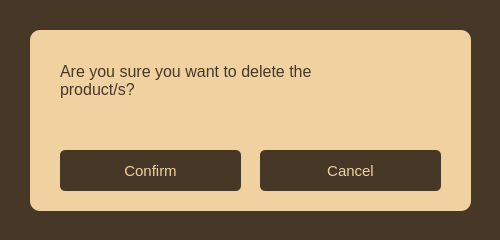
<?xml version="1.0" encoding="UTF-8"?>
<ui version="4.0">
 <class>Form</class>
 <widget class="QWidget" name="Form">
  <property name="geometry">
   <rect>
    <x>0</x>
    <y>0</y>
    <width>500</width>
    <height>240</height>
   </rect>
  </property>
  <property name="windowTitle">
   <string>Delete Confirmation</string>
  </property>
  <property name="windowIcon">
   <iconset>
    <normaloff>../images/Picsart_23-06-15_09-41-02-215.png</normaloff>../images/Picsart_23-06-15_09-41-02-215.png</iconset>
  </property>
  <property name="styleSheet">
   <string notr="true">background-color: rgb(71, 55, 39, 100%);</string>
  </property>
  <widget class="QLabel" name="label_12">
   <property name="geometry">
    <rect>
     <x>30</x>
     <y>30</y>
     <width>441</width>
     <height>181</height>
    </rect>
   </property>
   <property name="font">
    <font>
     <pointsize>11</pointsize>
     <weight>50</weight>
     <bold>false</bold>
    </font>
   </property>
   <property name="styleSheet">
    <string notr="true">background-color: rgb(240, 209, 160, 100%); border-radius: 10px; padding: 20px; color: rgb(71, 55, 39, 100%);</string>
   </property>
   <property name="text">
    <string/>
   </property>
  </widget>
  <widget class="QLabel" name="label_3">
   <property name="geometry">
    <rect>
     <x>60</x>
     <y>40</y>
     <width>381</width>
     <height>81</height>
    </rect>
   </property>
   <property name="font">
    <font>
     <pointsize>12</pointsize>
    </font>
   </property>
   <property name="styleSheet">
    <string notr="true">background-color: none; color: rgb(71, 55, 39, 100%);</string>
   </property>
   <property name="text">
    <string>Are you sure you want to delete the 
product/s?</string>
   </property>
  </widget>
  <widget class="QPushButton" name="Confirm">
   <property name="geometry">
    <rect>
     <x>60</x>
     <y>150</y>
     <width>181</width>
     <height>41</height>
    </rect>
   </property>
   <property name="font">
    <font>
     <pointsize>11</pointsize>
     <weight>50</weight>
     <bold>false</bold>
    </font>
   </property>
   <property name="cursor">
    <cursorShape>PointingHandCursor</cursorShape>
   </property>
   <property name="styleSheet">
    <string notr="true">background-color: rgb(71, 55, 39, 100%); color: rgb(240, 209, 160, 100%); border-radius: 5px; </string>
   </property>
   <property name="text">
    <string>Confirm</string>
   </property>
  </widget>
  <widget class="QPushButton" name="Cancel">
   <property name="geometry">
    <rect>
     <x>260</x>
     <y>150</y>
     <width>181</width>
     <height>41</height>
    </rect>
   </property>
   <property name="font">
    <font>
     <pointsize>11</pointsize>
     <weight>50</weight>
     <bold>false</bold>
    </font>
   </property>
   <property name="cursor">
    <cursorShape>PointingHandCursor</cursorShape>
   </property>
   <property name="styleSheet">
    <string notr="true">background-color: rgb(71, 55, 39, 100%); color: rgb(240, 209, 160, 100%); border-radius: 5px; </string>
   </property>
   <property name="text">
    <string>Cancel</string>
   </property>
  </widget>
 </widget>
 <resources/>
 <connections/>
</ui>
